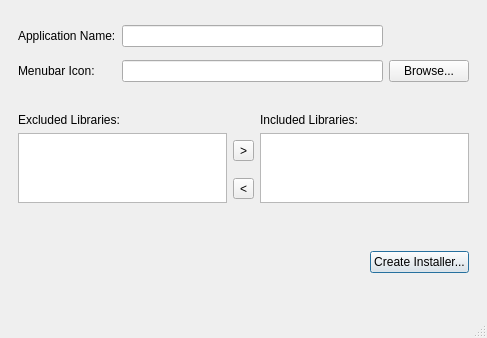
<?xml version="1.0" encoding="UTF-8"?>
<ui version="4.0">
 <class>MainWindow</class>
 <widget class="QMainWindow" name="MainWindow">
  <property name="geometry">
   <rect>
    <x>0</x>
    <y>0</y>
    <width>487</width>
    <height>338</height>
   </rect>
  </property>
  <property name="windowTitle">
   <string>Bundle Process 7100</string>
  </property>
  <widget class="QWidget" name="centralwidget">
   <layout class="QVBoxLayout" name="verticalLayout">
    <item>
     <widget class="QWidget" name="widget_3" native="true">
      <layout class="QGridLayout" name="gridLayout_2">
       <item row="0" column="0">
        <widget class="QLabel" name="label_4">
         <property name="text">
          <string>Application Name:</string>
         </property>
        </widget>
       </item>
       <item row="0" column="1">
        <widget class="QLineEdit" name="lineEdit_2"/>
       </item>
       <item row="1" column="0">
        <widget class="QLabel" name="label_3">
         <property name="text">
          <string>Menubar Icon:</string>
         </property>
        </widget>
       </item>
       <item row="1" column="1">
        <widget class="QLineEdit" name="lineEdit"/>
       </item>
       <item row="1" column="2">
        <widget class="QPushButton" name="pushButton">
         <property name="text">
          <string>Browse...</string>
         </property>
        </widget>
       </item>
      </layout>
     </widget>
    </item>
    <item>
     <widget class="QWidget" name="widget_2" native="true">
      <layout class="QGridLayout" name="gridLayout">
       <item row="0" column="0">
        <widget class="QLabel" name="label">
         <property name="text">
          <string>Excluded Libraries:</string>
         </property>
        </widget>
       </item>
       <item row="0" column="2">
        <widget class="QLabel" name="label_2">
         <property name="text">
          <string>Included Libraries:</string>
         </property>
        </widget>
       </item>
       <item row="1" column="0" rowspan="2">
        <widget class="QListWidget" name="listWidget"/>
       </item>
       <item row="1" column="1">
        <widget class="QToolButton" name="toolButton_2">
         <property name="text">
          <string>&gt;</string>
         </property>
        </widget>
       </item>
       <item row="1" column="2" rowspan="2">
        <widget class="QListWidget" name="listWidget_2"/>
       </item>
       <item row="2" column="1">
        <widget class="QToolButton" name="toolButton">
         <property name="text">
          <string>&lt;</string>
         </property>
        </widget>
       </item>
      </layout>
     </widget>
    </item>
    <item>
     <widget class="QWidget" name="widget" native="true">
      <layout class="QHBoxLayout" name="horizontalLayout">
       <item>
        <spacer name="horizontalSpacer">
         <property name="orientation">
          <enum>Qt::Horizontal</enum>
         </property>
         <property name="sizeHint" stdset="0">
          <size>
           <width>293</width>
           <height>20</height>
          </size>
         </property>
        </spacer>
       </item>
       <item>
        <widget class="QPushButton" name="pushButton_2">
         <property name="text">
          <string>Create Installer...</string>
         </property>
         <property name="autoDefault">
          <bool>true</bool>
         </property>
         <property name="default">
          <bool>true</bool>
         </property>
        </widget>
       </item>
      </layout>
     </widget>
    </item>
   </layout>
  </widget>
  <widget class="QMenuBar" name="menubar">
   <property name="geometry">
    <rect>
     <x>0</x>
     <y>0</y>
     <width>487</width>
     <height>22</height>
    </rect>
   </property>
  </widget>
  <widget class="QStatusBar" name="statusbar"/>
 </widget>
 <resources/>
 <connections/>
</ui>
